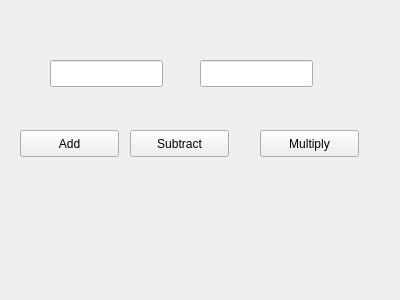
<?xml version="1.0" encoding="UTF-8"?>
<ui version="4.0">
 <class>Form</class>
 <widget class="QWidget" name="Form">
  <property name="geometry">
   <rect>
    <x>0</x>
    <y>0</y>
    <width>400</width>
    <height>300</height>
   </rect>
  </property>
  <property name="windowTitle">
   <string>Form</string>
  </property>
  <widget class="QLineEdit" name="num1">
   <property name="geometry">
    <rect>
     <x>50</x>
     <y>60</y>
     <width>113</width>
     <height>27</height>
    </rect>
   </property>
  </widget>
  <widget class="QLineEdit" name="num2">
   <property name="geometry">
    <rect>
     <x>200</x>
     <y>60</y>
     <width>113</width>
     <height>27</height>
    </rect>
   </property>
  </widget>
  <widget class="QPushButton" name="Add">
   <property name="geometry">
    <rect>
     <x>20</x>
     <y>130</y>
     <width>99</width>
     <height>27</height>
    </rect>
   </property>
   <property name="text">
    <string>Add</string>
   </property>
  </widget>
  <widget class="QPushButton" name="sub">
   <property name="geometry">
    <rect>
     <x>130</x>
     <y>130</y>
     <width>99</width>
     <height>27</height>
    </rect>
   </property>
   <property name="text">
    <string>Subtract</string>
   </property>
  </widget>
  <widget class="QPushButton" name="mul">
   <property name="geometry">
    <rect>
     <x>260</x>
     <y>130</y>
     <width>99</width>
     <height>27</height>
    </rect>
   </property>
   <property name="text">
    <string>Multiply</string>
   </property>
  </widget>
 </widget>
 <resources/>
 <connections/>
</ui>
